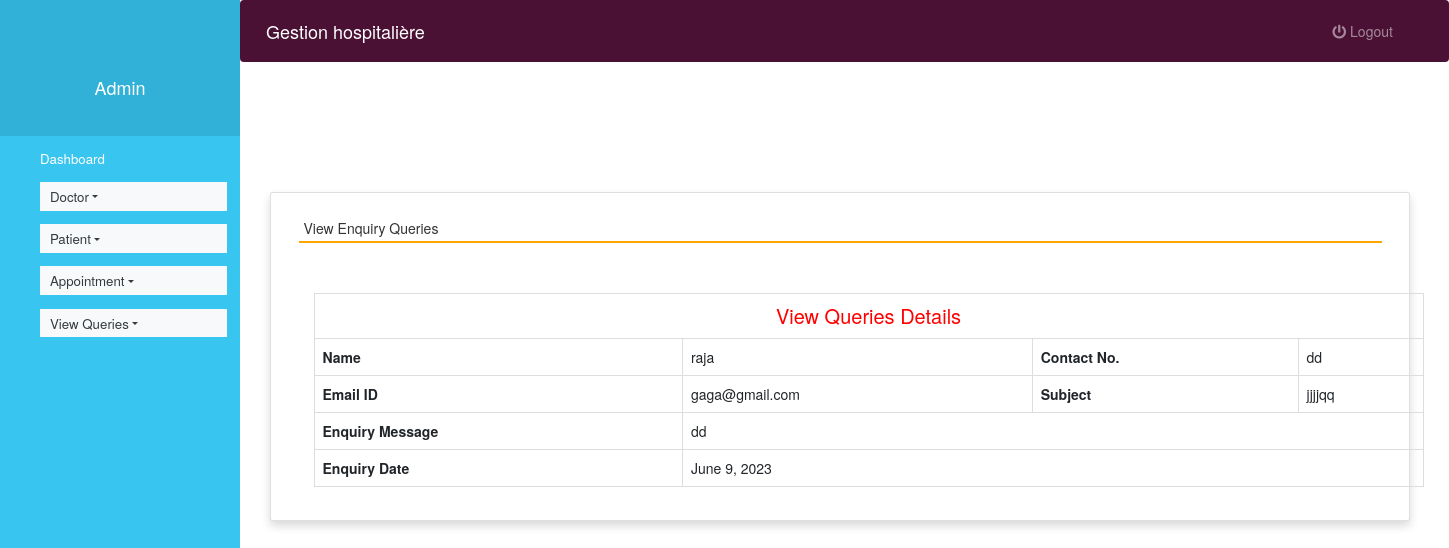
The page /view_queries/1 (signed in) on the database its author committed.
### hospital/models.py (models this page shows, shortened)
class Contact(models.Model):
    name = models.CharField(max_length=100, null=True)
    contact = models.CharField(max_length=15, null=True)
    email = models.CharField(max_length=50, null=True)
    subject = models.CharField(max_length=100, null=True)
    message = models.CharField(max_length=300, null=True)
    msgdate = models.DateField(null=True)
    isread = models.CharField(max_length=10, null=True)
    class Meta:
        app_label = 'hospital'

### hospital/views.py (the view)
# urls.py: path('view_queries/<int:pid>', view_queries, name='view_queries'),  # Afficher les requêtes d'un patient
def view_queries(request,pid):
    if not request.user.is_authenticated:
        return redirect('login')
    contact = Contact.objects.get(id=pid)
    contact.isread = "yes"
    contact.save()
    return render(request,'view_queries.html', locals())

### hospital/templates/view_queries.html (shortened to what this page needs)
{% extends 'admin_nav.html' %}
{% load static %}
{% block content %}
<head>
 <link rel="stylesheet" href="https://maxcdn.bootstrapcdn.com/bootstrap/3.4.1/css/bootstrap.min.css">
  <link rel="stylesheet" href="https://cdnjs.cloudflare.com/ajax/libs/font-awesome/4.7.0/css/font-awesome.min.css">
  <link rel="stylesheet" href="https://use.fontawesome.com/releases/v5.6.3/css/all.css">
</head>
<br><br><br><br>
<div class="container card shadow m-5">
    <div class="card-body">
        <h5 class="p-2" style="border-bottom: 2px solid orange">View Enquiry Queries</h5>
        <div class="container mt-5">
           <table class="table table-bordered">
                                <tr align="center">
                                    <td colspan="4" style="font-size : 20px; color : red"> View Queries Details</td>
                                </tr>
                                <tr>
                                    <th>Name</th>
                                    <td>{{contact.name}}</td>
                                    <th>Contact No.</th>
                                    <td>{{contact.contact}}</td>
                                </tr>
                                <tr>
                                    <th>Email ID</th>
                                    <td>{{contact.email}}</td>
                                    <th>Subject</th>
                                    <td>{{contact.subject}}</td>
                                </tr>
                                <tr>
                                    <th>Enquiry Message</th>
                                    <td colspan="3">{{contact.message}}</td>
                                </tr>
                                <tr>
                                    <th>Enquiry Date</th>
                                    <td colspan="3">{{contact.msgdate}}</td>
                                </tr>
                            </table>
                        </div>
                    </div>
                </div>
{% endblock content %}

### hospital/templates/admin_nav.html (style rules this page uses)
body { padding-left: 240px; }

### rows shown on the page
Contact: name "raja", contact "dd", email "gaga@gmail.com", subject "jjjjqq", message "dd", msgdate "June 9, 2023"
